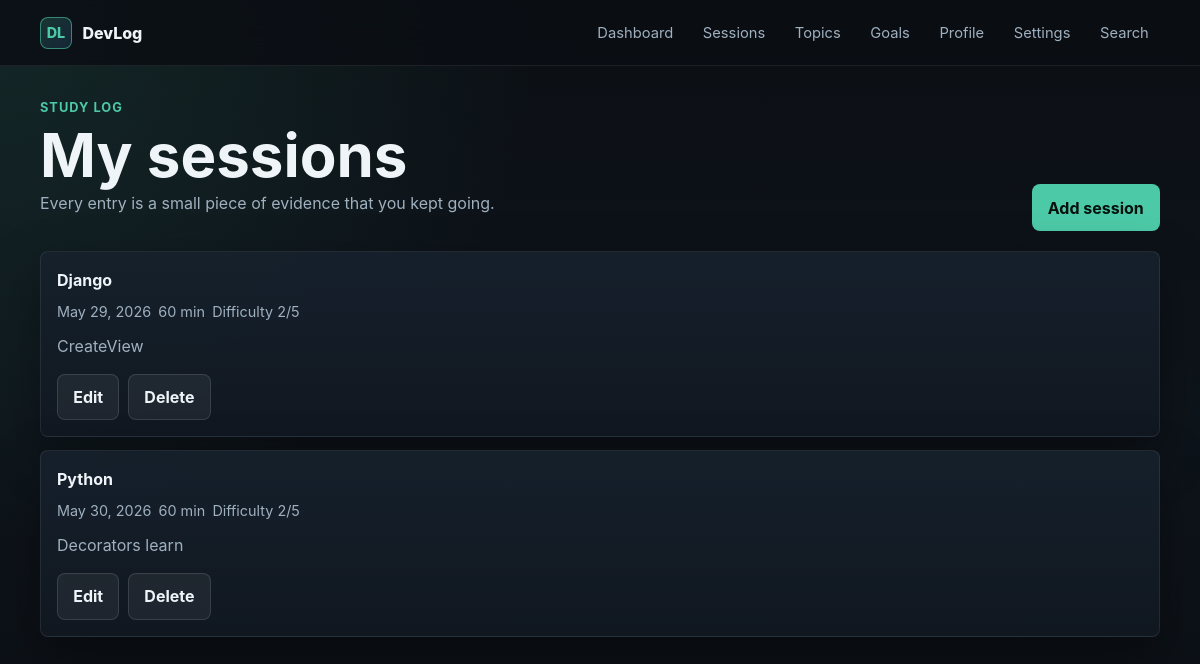
The app's page /sessions/ (signed in) with its own data.
### logs/models.py (models this page shows, shortened)
class LogSession(models.Model):
    user = models.ForeignKey(User, on_delete=models.CASCADE)
    topic = models.ForeignKey(Topic, on_delete=models.CASCADE)
    date = models.DateField()
    duration_minutes = models.PositiveIntegerField()
    notes = models.TextField(blank=True)
    difficulty = models.IntegerField(choices=[(i, i) for i in range(1, 6)])

class Topic(models.Model):
    name = models.CharField(max_length=100)
    user = models.ForeignKey(User, on_delete=models.CASCADE)

### logs/views.py (the view)
# urls.py: path('sessions/', LogSessionListView.as_view(), name='session_list'),
class LogSessionListView(LoginRequiredMixin, ListView):
    model = LogSession
    template_name = 'logs/session_list.html'
    context_object_name = 'sessions'
    def get_queryset(self):
        return LogSession.objects.filter(user=self.request.user).select_related('topic')

### templates/logs/session_list.html (shortened to what this page needs)
{% extends 'base.html' %}
{% block content %}
<section class="page-head">
    <div>
        <p class="eyebrow">Study log</p>
        <h1>My sessions</h1>
        <p class="muted">Every entry is a small piece of evidence that you kept going.</p>
    </div>
    <a class="button" href="{% url 'session_create' %}">Add session</a>
</section>
<ul class="list">
    {% for session in sessions %}
        <li class="item-card">
            <strong>{{ session.topic.name }}</strong>
            <div class="meta">
                <span>{{ session.date }}</span>
                <span>{{ session.duration_minutes }} min</span>
                <span>Difficulty {{ session.difficulty }}/5</span>
            </div>
            {% if session.notes %}
                <p class="muted" style="margin-top: .7rem;">{{ session.notes }}</p>
            {% endif %}
            <div class="actions">
                <a class="button secondary" href="{% url 'session_edit' session.pk %}">Edit</a>
                <a class="button secondary" href="{% url 'session_delete' session.pk %}">Delete</a>
            </div>
        </li>
    {% empty %}
        <li class="empty">No sessions yet.</li>
    {% endfor %}
</ul>
{% endblock %}

### static/css/style.css (style rules this page uses)
:root { color-scheme: dark; --bg: #0b0f14; --surface: #111821; --surface-2: #16212d; --line: #263342; --text: #eef4f8; --muted: #9fb0bf; --accent: #4cc9a6; --accent-2: #58a6ff; --danger: #ff6b6b; --warning: #ffd166; --shadow: 0 18px 50px rgba(0, 0, 0, .35); }
* { box-sizing: border-box; }
body { margin: 0; min-height: 100vh; background: radial-gradient(circle at top left, rgba(76, 201, 166, .13), transparent 34rem), linear-gradient(180deg, #0b0f14 0%, #0e141b 52%, #0b0f14 100%); color: var(--text); font-family: Inter, ui-sans-serif, system-ui, -apple-system, BlinkMacSystemFont, "Segoe UI", sans-serif; line-height: 1.5; }
a { color: inherit; text-decoration: none; }
.page-head { display: flex; align-items: flex-end; justify-content: space-between; gap: 1rem; margin-bottom: 1.25rem; }
h1, h2, h3, h4, p { margin-top: 0; }
h1 { margin-bottom: .35rem; font-size: clamp(2rem, 5vw, 4rem); line-height: 1; letter-spacing: 0; }
.eyebrow { margin-bottom: .5rem; color: var(--accent); font-size: .8rem; font-weight: 700; text-transform: uppercase; letter-spacing: .08em; }
.muted { color: var(--muted); }
.panel, .item-card, .form-panel, .stat-card { border: 1px solid rgba(255, 255, 255, .08); border-radius: 8px; background: linear-gradient(180deg, rgba(22, 33, 45, .92), rgba(17, 24, 33, .92)); box-shadow: var(--shadow); }
.item-card { padding: 1rem; }
.actions { display: flex; flex-wrap: wrap; gap: .55rem; margin-top: 1rem; }
.button, button { display: inline-flex; align-items: center; justify-content: center; min-height: 2.45rem; padding: .65rem .95rem; border: 1px solid transparent; border-radius: 8px; background: var(--accent); color: #06110e; font: inherit; font-weight: 750; cursor: pointer; }
.button.secondary { border-color: rgba(255, 255, 255, .12); background: rgba(255, 255, 255, .06); color: var(--text); }
.list { display: grid; gap: .8rem; margin: 0; padding: 0; list-style: none; }
.meta { display: flex; flex-wrap: wrap; gap: .45rem; margin: .55rem 0 0; color: var(--muted); font-size: .9rem; }

### records on screen
LogSession: topic.name "Django", date "May 29, 2026", duration_minutes "60", difficulty "2", notes "CreateView"
LogSession: topic.name "Python", date "May 30, 2026", duration_minutes "60", difficulty "2", notes "Decorators learn"
